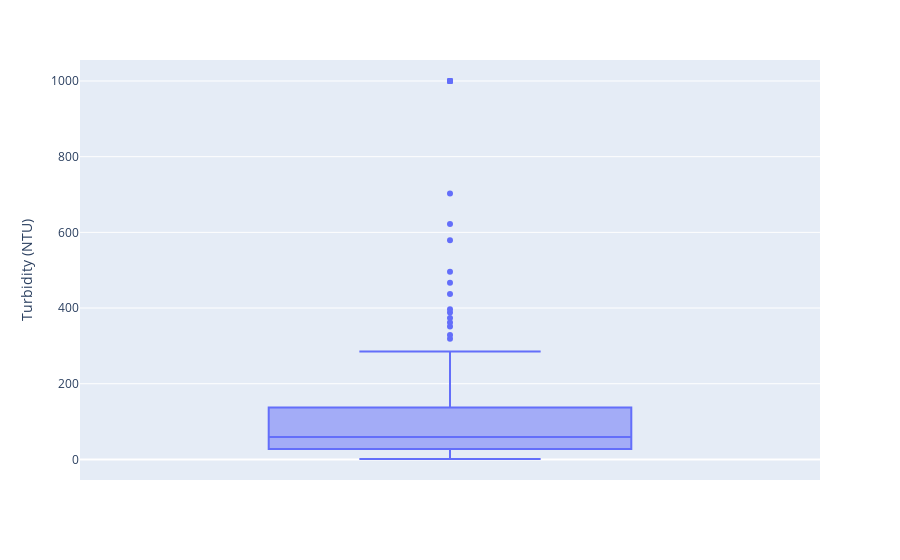

The notebook cell this image was saved under:
### Code cell
import plotly.express as px

fig = px.box(df, y="Turbidity (NTU)")
fig.show()

### Figure 1 — Plotly figure (JSON) as saved in the notebook; plotly's stock layout.template omitted (floating-point values rounded to 4 significant figures; data arrays with more than 128 entries replaced by an {"elided": "..."} marker saying what was removed)
{"data": [{"alignmentgroup": "True", "hovertemplate": "Turbidity (NTU)=%{y}<extra></extra>", "legendgroup": "", "marker": {"color": "#636efa"}, "name": "", "notched": false, "offsetgroup": "", "orientation": "v", "showlegend": false, "type": "box", "x0": " ", "xaxis": "x", "y": {"elided": "219 float values"}, "y0": " ", "yaxis": "y"}], "layout": {"autosize": true, "boxmode": "group", "legend": {"tracegroupgap": 0}, "margin": {"t": 60}, "xaxis": {"anchor": "y", "autorange": true, "domain": [0, 1], "range": [-0.5, 0.5], "type": "category"}, "yaxis": {"anchor": "x", "autorange": true, "domain": [0, 1], "range": [-54.44, 1055.0], "title": {"text": "Turbidity (NTU)"}, "type": "linear"}}}
